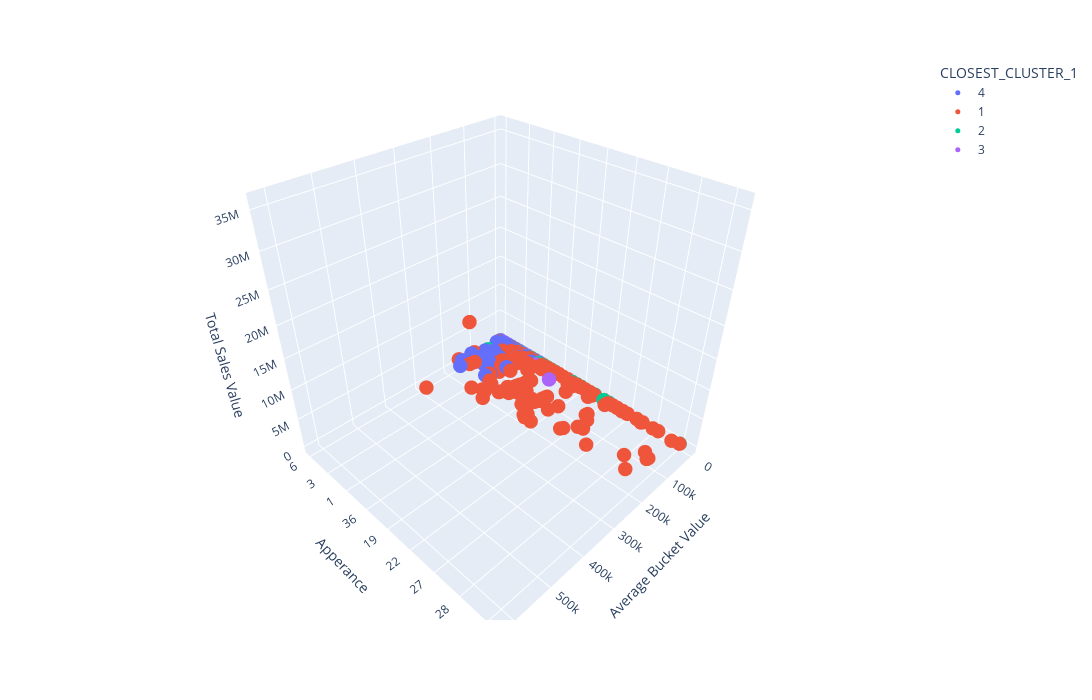

Notebook cell for this chart:
### Code cell
import plotly.express as px
# df = px.data.iris()
fig = px.scatter_3d(final_df, x='Average Bucket Value', y='Apperance', z='Total Sales Value',
              color = 'CLOSEST_CLUSTER_1',height = 700, width = 1200, hover_data = 'Retailer Name')
fig.update_traces(marker_size=5, selector=dict(type='scatter3d'))
fig.show()

### Figure 1 — Plotly figure (JSON) as saved in the notebook; plotly's stock layout.template omitted (floating-point values rounded to 4 significant figures; data arrays with more than 128 entries replaced by an {"elided": "..."} marker saying what was removed)
{"data": [{"customdata": {"elided": "348x1 str values"}, "hovertemplate": "CLOSEST_CLUSTER_1=4<br>Average Bucket Value=%{x}<br>Apperance=%{y}<br>Total Sales Value=%{z}<br>Retailer Name=%{customdata[0]}<extra></extra>", "legendgroup": "4", "marker": {"color": "#636efa", "size": 5, "symbol": "circle"}, "mode": "markers", "name": "4", "scene": "scene", "showlegend": true, "type": "scatter3d", "x": {"elided": "348 float values"}, "y": {"elided": "348 str values"}, "z": {"elided": "348 float values"}}, {"customdata": {"elided": "345x1 str values"}, "hovertemplate": "CLOSEST_CLUSTER_1=1<br>Average Bucket Value=%{x}<br>Apperance=%{y}<br>Total Sales Value=%{z}<br>Retailer Name=%{customdata[0]}<extra></extra>", "legendgroup": "1", "marker": {"color": "#EF553B", "size": 5, "symbol": "circle"}, "mode": "markers", "name": "1", "scene": "scene", "showlegend": true, "type": "scatter3d", "x": {"elided": "345 float values"}, "y": {"elided": "345 str values"}, "z": {"elided": "345 float values"}}, {"customdata": {"elided": "366x1 str values"}, "hovertemplate": "CLOSEST_CLUSTER_1=2<br>Average Bucket Value=%{x}<br>Apperance=%{y}<br>Total Sales Value=%{z}<br>Retailer Name=%{customdata[0]}<extra></extra>", "legendgroup": "2", "marker": {"color": "#00cc96", "size": 5, "symbol": "circle"}, "mode": "markers", "name": "2", "scene": "scene", "showlegend": true, "type": "scatter3d", "x": {"elided": "366 float values"}, "y": {"elided": "366 str values"}, "z": {"elided": "366 float values"}}, {"customdata": {"elided": "509x1 str values"}, "hovertemplate": "CLOSEST_CLUSTER_1=3<br>Average Bucket Value=%{x}<br>Apperance=%{y}<br>Total Sales Value=%{z}<br>Retailer Name=%{customdata[0]}<extra></extra>", "legendgroup": "3", "marker": {"color": "#ab63fa", "size": 5, "symbol": "circle"}, "mode": "markers", "name": "3", "scene": "scene", "showlegend": true, "type": "scatter3d", "x": {"elided": "509 float values"}, "y": {"elided": "509 str values"}, "z": {"elided": "509 float values"}}], "layout": {"height": 700, "legend": {"title": {"text": "CLOSEST_CLUSTER_1"}, "tracegroupgap": 0}, "margin": {"t": 60}, "scene": {"domain": {"x": [0, 1], "y": [0, 1]}, "xaxis": {"title": {"text": "Average Bucket Value"}}, "yaxis": {"title": {"text": "Apperance"}}, "zaxis": {"title": {"text": "Total Sales Value"}}}, "width": 1200}}
